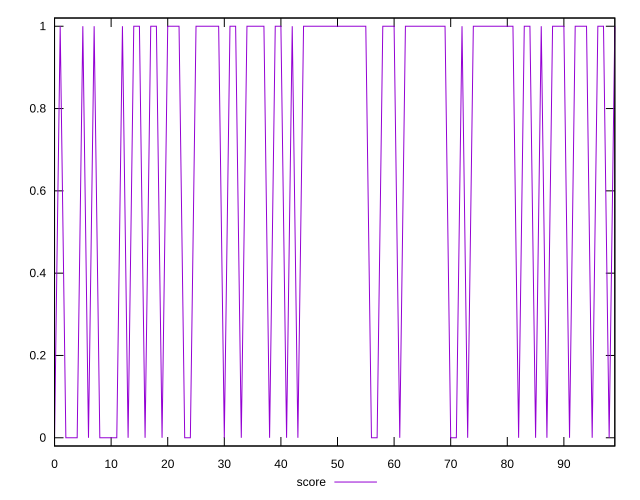

Write the gnuplot code that produced this figure.
reset

$score <<EOF
0 0
1 1
2 0
3 0
4 0
5 1
6 0
7 1
8 0
9 0
10 0
11 0
12 1
13 0
14 1
15 1
16 0
17 1
18 1
19 0
20 1
21 1
22 1
23 0
24 0
25 1
26 1
27 1
28 1
29 1
30 0
31 1
32 1
33 0
34 1
35 1
36 1
37 1
38 0
39 1
40 1
41 0
42 1
43 0
44 1
45 1
46 1
47 1
48 1
49 1
50 1
51 1
52 1
53 1
54 1
55 1
56 0
57 0
58 1
59 1
60 1
61 0
62 1
63 1
64 1
65 1
66 1
67 1
68 1
69 1
70 0
71 0
72 1
73 0
74 1
75 1
76 1
77 1
78 1
79 1
80 1
81 1
82 0
83 1
84 1
85 0
86 1
87 0
88 1
89 1
90 1
91 0
92 1
93 1
94 1
95 0
96 1
97 1
98 0
99 1
EOF

set key outside below
set xrange [0:99]
set yrange [-0.02:1.02]
set trange [-0.02:1.02]
set terminal svg size 640, 500 enhanced background rgb 'white'
set output "reprap/third-party-summary/samples/pages+cached+nointeractive/score/values.svg"

plot $score title "score" with line

reset
